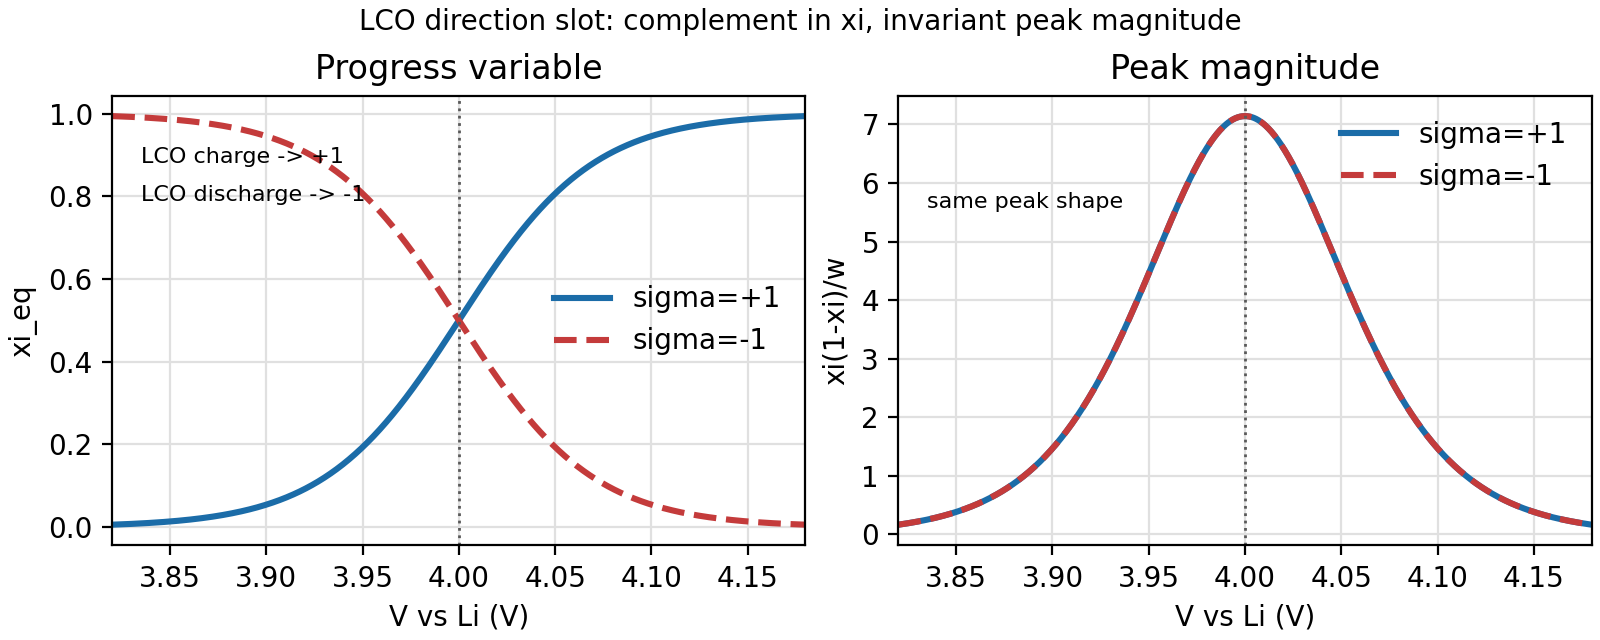

Generate this figure with Python:
from pathlib import Path

import matplotlib.pyplot as plt
import numpy as np


def xi_eq(v_grid, center, width, sigma):
    """Evaluate the direction-slotted logistic progress variable."""
    return 1.0 / (1.0 + np.exp(-sigma * (v_grid - center) / width))


def main():
    out_dir = Path(__file__).resolve().parent
    out_png = out_dir / "V1013_P21_fig_C2_lco_direction_slots.png"

    center = 4.00
    width = 0.035
    v_grid = np.linspace(3.82, 4.18, 900)

    xi_plus = xi_eq(v_grid, center, width, +1)
    xi_minus = xi_eq(v_grid, center, width, -1)
    peak_plus = xi_plus * (1.0 - xi_plus) / width
    peak_minus = xi_minus * (1.0 - xi_minus) / width

    symmetry_error = np.max(np.abs(xi_minus - (1.0 - xi_plus)))
    peak_error = np.max(np.abs(peak_minus - peak_plus))

    fig, axes = plt.subplots(1, 2, figsize=(8.0, 3.2), constrained_layout=True)

    axes[0].plot(v_grid, xi_plus, color="#1b6ca8", lw=2.2, label="sigma=+1")
    axes[0].plot(v_grid, xi_minus, color="#c43b3b", lw=2.2, ls="--", label="sigma=-1")
    axes[0].axvline(center, color="0.35", lw=1.0, ls=":")
    axes[0].set_xlabel("V vs Li (V)")
    axes[0].set_ylabel("xi_eq")
    axes[0].set_title("Progress variable")
    axes[0].legend(frameon=False, loc="center right")
    axes[0].text(3.835, 0.88, "LCO charge -> +1", fontsize=8)
    axes[0].text(3.835, 0.79, "LCO discharge -> -1", fontsize=8)

    axes[1].plot(v_grid, peak_plus, color="#1b6ca8", lw=2.2, label="sigma=+1")
    axes[1].plot(v_grid, peak_minus, color="#c43b3b", lw=2.2, ls="--", label="sigma=-1")
    axes[1].axvline(center, color="0.35", lw=1.0, ls=":")
    axes[1].set_xlabel("V vs Li (V)")
    axes[1].set_ylabel("xi(1-xi)/w")
    axes[1].set_title("Peak magnitude")
    axes[1].legend(frameon=False, loc="upper right")
    axes[1].text(3.835, peak_plus.max() * 0.78, "same peak shape", fontsize=8)

    for ax in axes:
        ax.grid(True, color="0.88", lw=0.8)
        ax.set_xlim(v_grid.min(), v_grid.max())

    fig.suptitle(
        "LCO direction slot: complement in xi, invariant peak magnitude",
        fontsize=10,
    )
    fig.savefig(out_png, dpi=200)
    print(f"wrote {out_png}")
    print(f"complement_error={symmetry_error:.3e}")
    print(f"peak_error={peak_error:.3e}")


if __name__ == "__main__":
    main()
